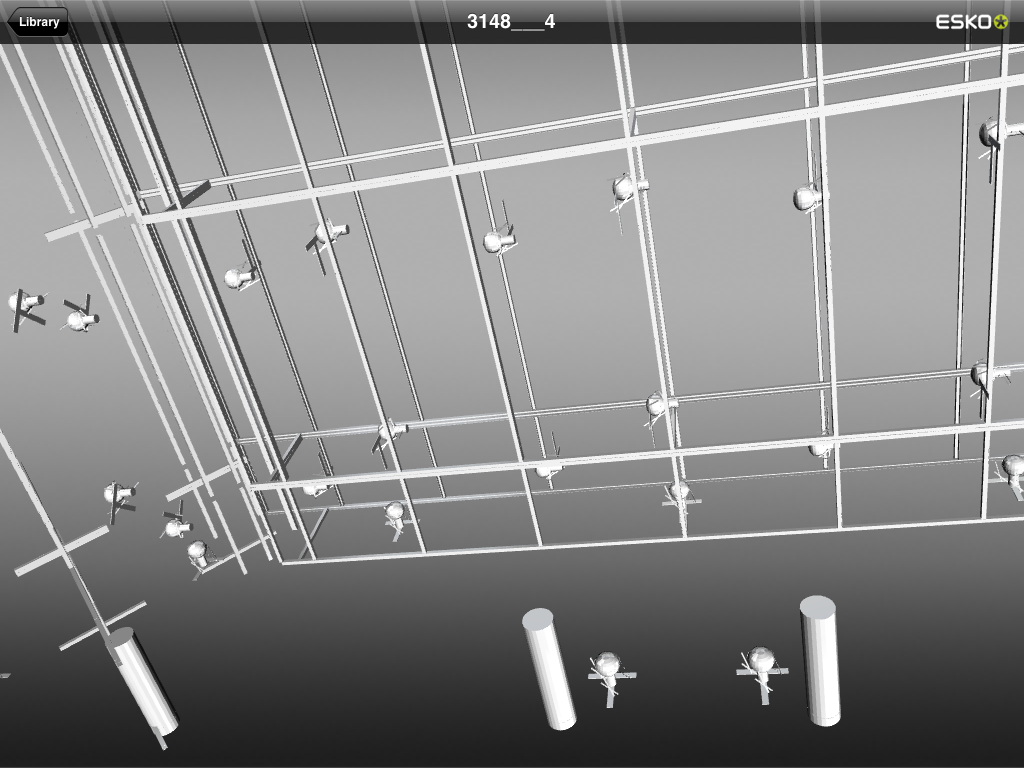
#> input picture muon_simulation/nov2013/images/3148___4_inside.png, 1024 x 768 px
$ python crop_middle.py ../muon_simulation/nov2013/images/3148___4_inside.png
#> lines starting #> are read from the running program, lines starting #| are printed output that depends on the picture
#!/usr/bin/env python
"""
Usage::


   cd ~/simoncblyth.github.io/env/presentation/GEOM/J25_7_2_opticks_Debug/yupd_bottompipe_adjust/Portraits

   open 20260116_140918.png

   $IPYTHON  ~/env/bin/crop_middle.py 20260116_140918.png

   open 20260116_140918_crop_middle.png


"""

import os, sys
import numpy as np
from PIL import Image


path = sys.argv[1]
fold = os.path.dirname(path)
name = os.path.basename(path)
assert name.endswith(".png")
crop_name = name.replace(".png", "_crop_middle.png")
crop_path = os.path.join(fold, crop_name)

img = Image.open(path)
#> img is the input picture: PIL image 1024x768 RGBA; mean R, G, B, A 134.1, 134.1, 134.1, 255

img_array = np.array(img)
height, width = img_array.shape[:2] # Note: NumPy uses (H, W)
#> height = 768; width = 1024

target_width = 1280
left = (width - target_width) // 2
#> left = -128
top = 0
right = left + target_width
#> right = 1152
bottom = height
#> bottom = 768

cropped_img = img.crop((left, top, right, bottom))
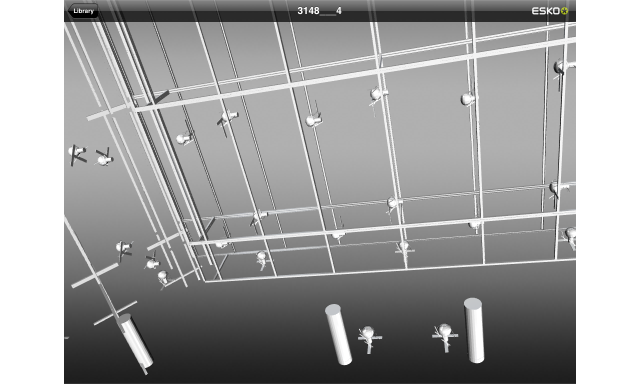
#> cropped_img: PIL image 1280x768 RGBA (shown at 1/2 size); mean R, G, B, A 107.3, 107.3, 107.3, 204; transparent parts drawn white

cropped_img.save(crop_path)
#cropped_img.show()

print(f"Original {path}     size: {img.size}") # (2560, 1440)
#| Original ../muon_simulation/nov2013/images/3148___4_inside.png     size: (1024, 768)
print(f"Cropped {crop_path} size: {cropped_img.size}") # (1280, 1440)
#| Cropped ../muon_simulation/nov2013/images/3148___4_inside_crop_middle.png size: (1280, 768)

$ run again, on muon_simulation/nov2013/images/3148___4_outside.png
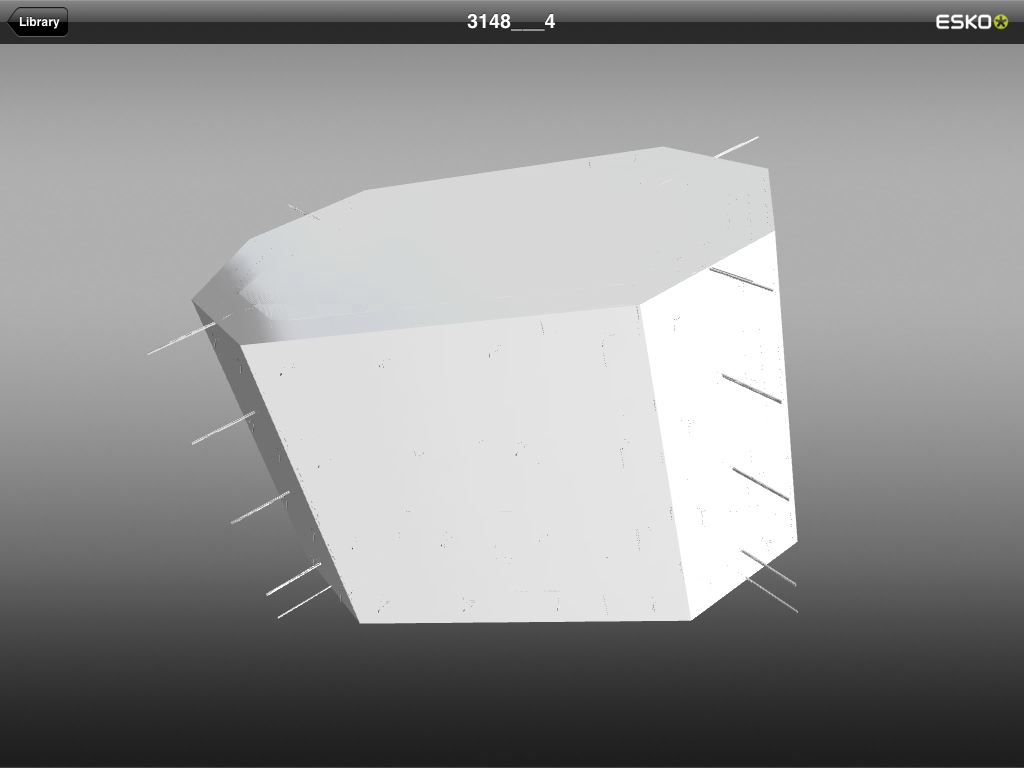
#> input picture muon_simulation/nov2013/images/3148___4_outside.png, 1024 x 768 px
#> img is the input picture: PIL image 1024x768 RGBA; mean R, G, B, A 148.2, 148.3, 148.3, 255
#> `cropped_img = img.crop((left, top, right, bottom))`:
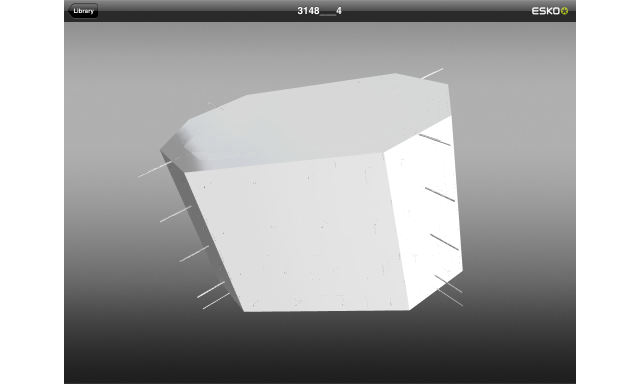
#> cropped_img: PIL image 1280x768 RGBA (shown at 1/2 size); mean R, G, B, A 118.6, 118.6, 118.7, 204; transparent parts drawn white
#| Original ../muon_simulation/nov2013/images/3148___4_outside.png     size: (1024, 768)
#| Cropped ../muon_simulation/nov2013/images/3148___4_outside_crop_middle.png size: (1280, 768)

$ run again, on muon_simulation/nov2013/images/3155___1_outside.png
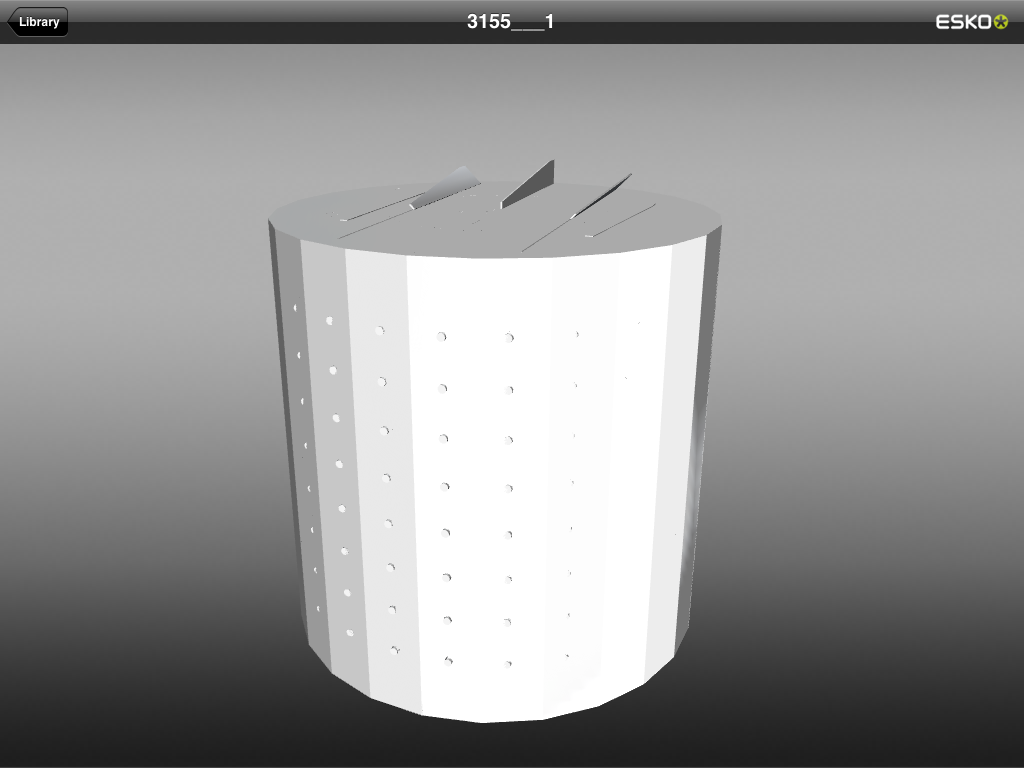
#> input picture muon_simulation/nov2013/images/3155___1_outside.png, 1024 x 768 px
#> img is the input picture: PIL image 1024x768 RGBA; mean R, G, B, A 151.1, 151.1, 151.1, 255
#> `cropped_img = img.crop((left, top, right, bottom))`:
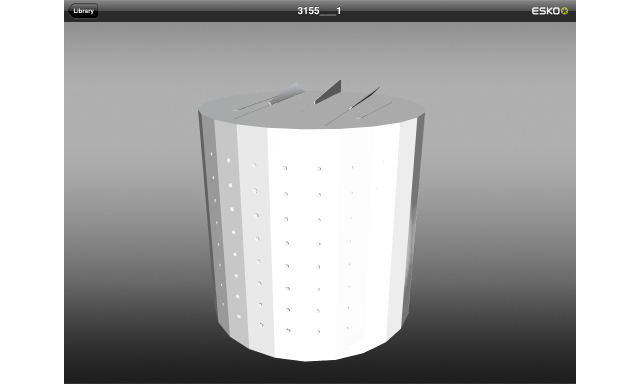
#> cropped_img: PIL image 1280x768 RGBA (shown at 1/2 size); mean R, G, B, A 120.9, 120.9, 120.9, 204; transparent parts drawn white
#| Original ../muon_simulation/nov2013/images/3155___1_outside.png     size: (1024, 768)
#| Cropped ../muon_simulation/nov2013/images/3155___1_outside_crop_middle.png size: (1280, 768)
